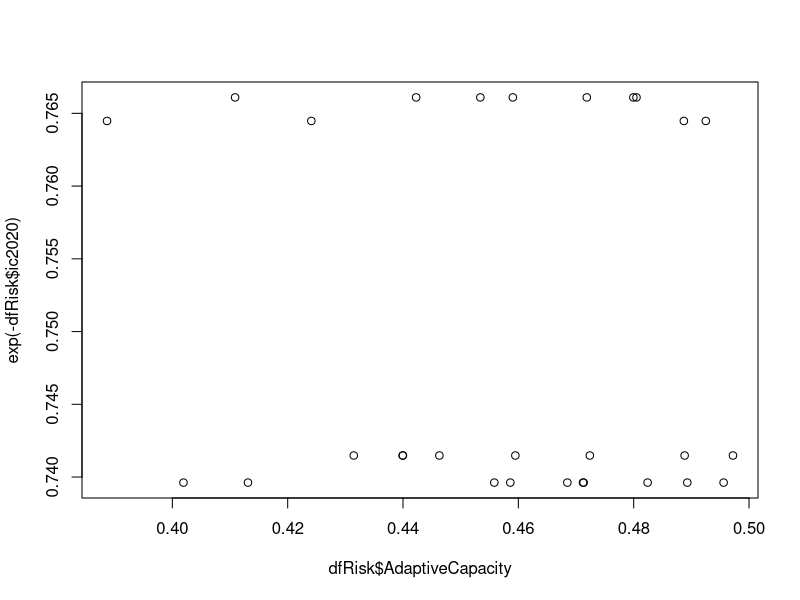
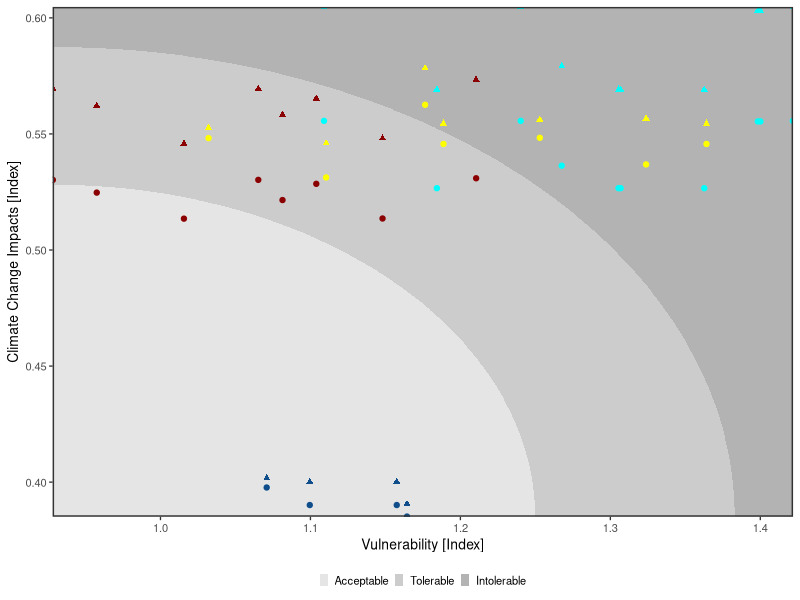
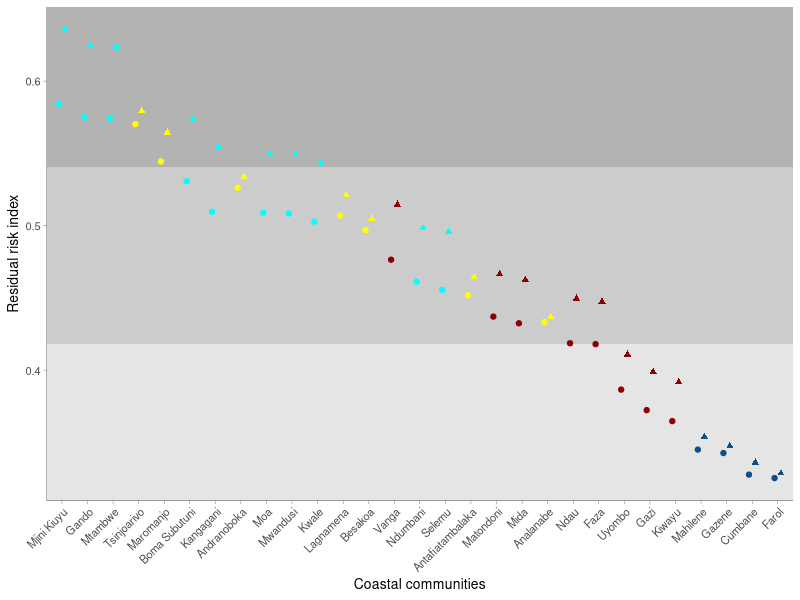
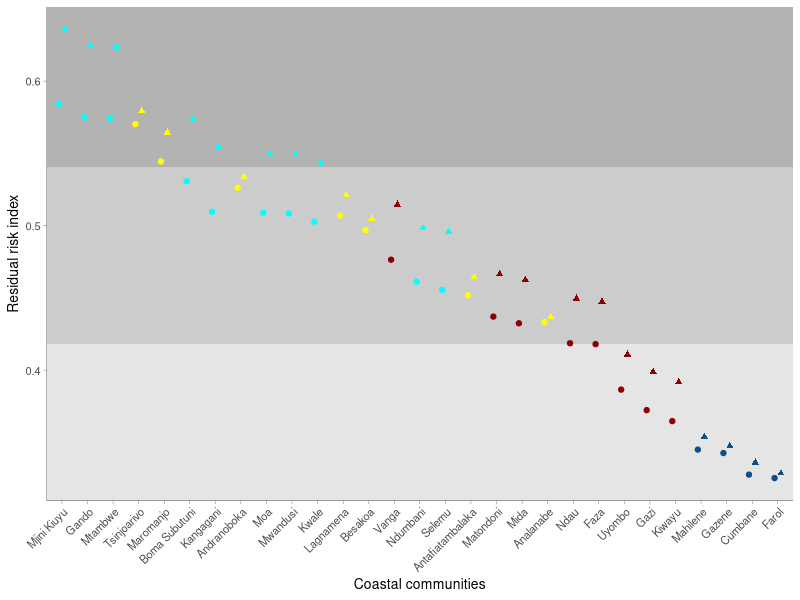

Write R code to recreate these figures, in order. (Note: this script raises an error after producing the figures.)
library(tidyverse)
dfRisk <- read_csv("2_Data/sheet/RiskDataFINAL.csv")
dfRisk <- dfRisk %>% mutate(ISO3 = Country,
                            ISO3 = ifelse(ISO3 == "Kenya", "KEN", ISO3),
                            ISO3 = ifelse(ISO3 == "Tanzania", "TZA", ISO3),
                            ISO3 = ifelse(ISO3 == "Madagascar", "MDG", ISO3),
                            ISO3 = ifelse(ISO3 == "Mozambique", "MOZ", ISO3))
I_Ctrl <- read_csv("2_Data/sheet/ImpactControl.csv")
dfRisk <- merge(dfRisk, I_Ctrl, by.x = "ISO3")
plot(dfRisk$AdaptiveCapacity, exp(-dfRisk$ic2020))


##################################################################################################################
#                                  PLOT RISK SPACES
##################################################################################################################
dfRisk$Vulnerable <- dfRisk$Sensitivity/dfRisk$AdaptiveCapacity
df <- rbind(data.frame(sce = "SSP2-4.5", impact = dfRisk$imp.ssp245.2050, Vulnerability = dfRisk$Vulnerable, village = dfRisk$Villages, ISO3 = dfRisk$ISO3),
            data.frame(sce = "SSP3-7.0", impact = dfRisk$imp.ssp370.2050, Vulnerability = dfRisk$Vulnerable, village = dfRisk$Villages, ISO3 = dfRisk$ISO3))
yR <- range(df$impact);xR <- range(df$Vulnerability)
lgd <- expand.grid(x = seq(xR[1],xR[2], diff(xR)/1500),
                   y = seq(yR[1],yR[2], diff(yR)/1500)) %>% 
  mutate(x1 = scales::rescale(x),
         y1 = scales::rescale(y),
         mxCol = x1^2+y1^2,
         brks = ntile(mxCol,3),
         brks = ifelse(brks==1,"Acceptable",ifelse(brks==2,"Tolerable","Intolerable"))
  )

lgd$brks <- factor(lgd$brks, levels = c("Acceptable","Tolerable","Intolerable"))
(plt1 <- ggplot()+
    geom_raster(data = lgd, aes(x = x, y = y, fill = brks))+
    #scale_fill_viridis_d(option = "B", direction = -1, begin = .25,end = .75)+
    scale_fill_manual(values = c("Acceptable" = "grey90", "Tolerable" = "grey80", "Intolerable"="grey70"))+
    geom_point(data = df, aes(x = Vulnerability, y = impact, colour = ISO3, shape=sce), size = 1.5) +
    labs(y = "Climate Change Impacts [Index]", x = "Vulnerability [Index]")+
    scale_colour_manual(name="", values = c("KEN"="darkred","MDG"="yellow","MOZ"="dodgerblue4","TZA"="cyan"))+
    theme_bw(base_size = 10)+
    scale_x_continuous(expand = c(0,0))+scale_y_continuous(expand = c(0,0))+
    scale_shape_manual(values = c("SSP2-4.5" = 19, "SSP3-7.0" = 17))+
    guides(shape="none", colour = "none")+
    theme(legend.position = "bottom",
          legend.title = element_blank(),
          legend.background = element_rect(fill = NA),
          legend.key.size = unit(1, 'cm'),
          legend.text = element_text(size = 8),
          legend.key.height = unit(.1, 'cm'),
          legend.key.width = unit(.2, 'cm'), 
          panel.border = element_rect(linewidth = 1)))
#ggsave("3_Outputs/plots/Risk Space.png", width = 4, height = 4, dpi = 1200)

##############################################################################################################################
#                                 Estimate potential residual risk and plot difference among villages
#############################################################################################################################
dfRisk <- dfRisk %>% 
  mutate(rr.ssp585 = ((imp.ssp585.2050*Sensitivity)/AdaptiveCapacity)*exp(-ic2020),
         rr.ssp370 = ((imp.ssp370.2050*Sensitivity)/AdaptiveCapacity)*exp(-ic2020),
         rr.ssp245 = ((imp.ssp245.2050*Sensitivity)/AdaptiveCapacity)*exp(-ic2020))

df <- rbind(data.frame(sce = "SSP2-4.5", risk = (dfRisk$rr.ssp245), village = dfRisk$Villages, ISO3 = dfRisk$ISO3),
            data.frame(sce = "SSP3-7.0", risk = (dfRisk$rr.ssp370), village = dfRisk$Villages, ISO3 = dfRisk$ISO3))
Q1 <- summary(df$risk)[[2]] #first quartile
Q3 <- summary(df$risk)[[5]] #third quartile
(plt2 <- ggplot(data = df)+
    geom_rect(fill = "grey90", xmin = -Inf, xmax = Inf, ymin = -Inf, ymax = Q1)+
    geom_rect(fill = "grey80", xmin = -Inf, xmax = Inf, ymin = Q1, ymax = Q3)+
    geom_rect(fill = "grey70", xmin = -Inf, xmax = Inf, ymin = Q3, ymax = Inf)+
    #geom_col(aes(reorder(Villages, risk.ssp370.2050), risk.ssp370.2050), width = .2, fill = "grey90")+
    geom_point(aes(x=reorder(village,-risk), y=risk, colour = ISO3, shape = sce), size = 1.5, position = position_dodge2(width =.5))+
    #geom_text(aes(x=reorder(village,risk), y=risk, label = round(risk,2)), size = 2, colour = "black", fontface = "bold",position = position_dodge(width =.5))+
    labs(x = "Coastal communities", y = "Residual risk index")+
    #scale_y_continuous(expand = c(0,0), limits = c(.25,.55), breaks = seq(.25,.55, 0.05))+
    scale_shape_manual(values = c("SSP2-4.5" = 19, "SSP3-7.0" = 17))+
    theme_classic(base_size = 10)+
    scale_colour_manual(name="", values = c("KEN"="darkred","MDG"="yellow","MOZ"="dodgerblue4","TZA"="cyan"))+
    scale_fill_manual(name="", values = c("KEN"="darkred","MDG"="yellow","MOZ"="dodgerblue4","TZA"="cyan"))+
    theme(legend.position = "", 
          legend.background = element_rect(fill = NA),
          axis.text.x = element_text(angle = 45, vjust = 1, hjust = 1),
          axis.line = element_line(linewidth = .1), 
          axis.ticks = element_line(linewidth = .1)))

#Plots bars for each country
# df1 <- dfRisk %>% group_by(ISO3) %>% 
#   summarise(mn.370 = mean(rr.ssp370),
#             sd.370 = sd(rr.ssp370),
#             mn.245 = mean(rr.ssp245),
#             sd.245 = sd(rr.ssp245)) %>% ungroup()
# 
# df2 <- dfRisk %>% 
#   summarise(mn.370 = mean(rr.ssp370),
#             sd.370 = sd(rr.ssp370),
#             mn.245 = mean(rr.ssp245),
#             sd.245 = sd(rr.ssp245)) 
# df2 <- cbind(ISO3 = "ALL", df2)
# df <- rbind(df1, df2)
# 
# df <- rbind(data.frame(sce = "SSP2-4.5", MN = df$mn.245, LL = df$mn.245-df$sd.245, UL = df$mn.245+df$sd.245, ISO3 = df$ISO3),
#             data.frame(sce = "SSP3-7.0", MN = df$mn.370, LL = df$mn.370-df$sd.370, UL = df$mn.370+df$sd.370, ISO3 = df$ISO3)) %>% group_by (ISO3) %>% mutate(sortMag = mean(MN))
# (plt3 <- ggplot(data = df)+
#     geom_rect(fill = "grey90", xmin = -Inf, xmax = Inf, ymin = -Inf, ymax = Q1)+
#     geom_rect(fill = "grey80", xmin = -Inf, xmax = Inf, ymin = Q1, ymax = Q3)+
#     geom_rect(fill = "grey70", xmin = -Inf, xmax = Inf, ymin = Q3, ymax = Inf)+
#     geom_pointrange(aes(x = reorder(ISO3, sortMag), y = MN, ymin = LL, ymax = UL, colour=ISO3, shape = sce),
#                     size=.1, linewidth = .2, position = position_dodge(width =.5))+
#     scale_colour_manual(name="", values = c("KEN"="darkred","MDG"="yellow","MOZ"="dodgerblue4","TZA"="grey50", "ALL"="cyan"))+
#     scale_shape_manual(values = c("SSP2-4.5" = 19, "SSP3-7.0" = 17))+
#     labs(y = "", x="", title = "(B)")+
#     #scale_y_continuous(expand = c(0,0), limits = c(.25,.55), breaks = seq(.25,.55, 0.05),position = "right")+
#     theme_classic(base_size = 10)+
#     theme(legend.position = "", 
#           panel.background = element_rect(fill = "transparent", colour = NA),
#           plot.background = element_rect(fill = "transparent"),
#           axis.text.x = element_text(angle = 45, vjust = 1, hjust = 1),
#           axis.line.y = element_blank(),
#           axis.text.y = element_blank(),
#           axis.ticks.y = element_blank(),
#           panel.border = element_blank(), 
#           axis.line = element_line(linewidth = .1), 
#           axis.ticks.x = element_line(linewidth = .1)))
#library(patchwork)
ggsave(plot=plt2, "3_Outputs/plots/3_RiskResidual.png", dpi = 1200, height = 4, width = 6)


###################################################################################################################
#                     ECONOMIC VALUATION APPROACHES
##################################################################################################################
#Import value coefficients
econValues <- readxl::read_excel("2_Data/sheet/4_EconomicValuations/EcosystemServiceValueCoefficients.xlsx", sheet = "mini")
dfRisk <- merge(dfRisk, econValues, by.x = "ISO3")
#Find total economic value
dfRisk$TEV = ((dfRisk$corals*dfRisk$CoralsVal)+(dfRisk$seagrass*dfRisk$SeagrassVal)+(dfRisk$mangrove*dfRisk$MangroveVal)+(dfRisk$cropcover*dfRisk$CropsVal))/1e4 #divide by 10000 to convert from meters to hectares
plot(dfRisk$TEV/1e6, dfRisk$rr.ssp370)
dfRisk$ld_ssp370 = dfRisk$TEV*dfRisk$rr.ssp370
dfRisk$ld_ssp245 = dfRisk$TEV*dfRisk$rr.ssp245
summary(dfRisk$ld_ssp370)
sum(dfRisk$ld_ssp370)
sd(dfRisk$ld_ssp370)

dfs <- dfRisk[,c("Country","Villages","Sensitivity","AdaptiveCapacity","imp.ssp245.2050","imp.ssp370.2050","rr.ssp245", "rr.ssp370","TEV","ld_ssp245","ld_ssp370")]
write_excel_csv(dfs, "2_Data/sheet/TableS3.csv")
